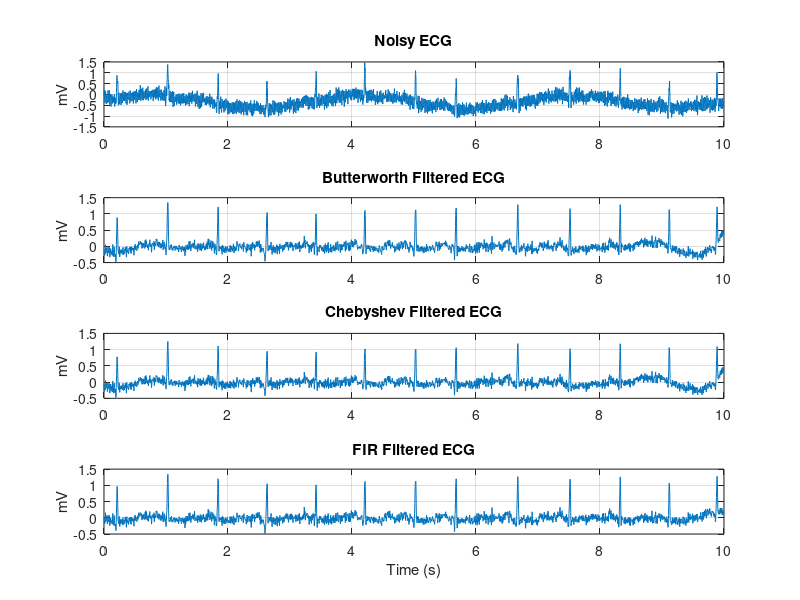

Source code (MATLAB): (Note: this script raises an error after producing the figure.)
%% Load all results
load('ecg_data.mat');
load('butter_result.mat');
load('cheby_result.mat');
load('fir_result.mat');

%% Compare Clean vs All Filtered (Time Domain)
figure;
subplot(4, 1, 1);
plot(timeAxis, noisyEcgSignal);
title('Noisy ECG');
ylabel('mV');
grid on;
subplot(4, 1, 2);
plot(timeAxis, ecgCleanedButterworth);
title('Butterworth Filtered ECG');
ylabel('mV');
grid on;
subplot(4, 1, 3);
plot(timeAxis, ecgCleanedChebyshev);
title('Chebyshev Filtered ECG');
ylabel('mV');
grid on;
subplot(4, 1, 4);
plot(timeAxis, ecgCleanedFir);
title('FIR Filtered ECG');
ylabel('mV');
xlabel('Time (s)');
grid on;

%% PSD Comparison
[psdNoisySignal, psdFreqAxis] = pwelch(noisyEcgSignal, hamming(512), 256, 1024, samplingFrequency);
[psdButterworthSignal, ~] = pwelch(ecgCleanedButterworth, hamming(512), 256, 1024, samplingFrequency);
[psdChebyshevSignal, ~] = pwelch(ecgCleanedChebyshev, hamming(512), 256, 1024, samplingFrequency);
[psdFirSignal, ~] = pwelch(ecgCleanedFir, hamming(512), 256, 1024, samplingFrequency);
figure;
plot(psdFreqAxis, 10 * log10(psdNoisySignal), 'k');
hold on;
plot(psdFreqAxis, 10 * log10(psdButterworthSignal), 'b');
plot(psdFreqAxis, 10 * log10(psdChebyshevSignal), 'r');
plot(psdFreqAxis, 10 * log10(psdFirSignal), 'g');
legend('Noisy', 'Butterworth', 'Chebyshev', 'FIR');
xlabel('Frequency (Hz)');
ylabel('Power/Frequency (dB/Hz)');
title('PSD Comparison: All Filters');
xlim([0 180]);
xline(0.5, 'k--', '0.5 Hz');
xline(50, 'k--', '50 Hz');
xline(100, 'k--', '100 Hz');
grid on;

%% Spectrograms
figure;
subplot(2, 2, 1);
spectrogram(noisyEcgSignal, hamming(256), 128, 512, samplingFrequency, 'yaxis');
title('Spectrogram (Noisy ECG)');
subplot(2, 2, 2);
spectrogram(ecgCleanedButterworth, hamming(256), 128, 512, samplingFrequency, 'yaxis');
title('Spectrogram (Butterworth)');
subplot(2, 2, 3);
spectrogram(ecgCleanedChebyshev, hamming(256), 128, 512, samplingFrequency, 'yaxis');
title('Spectrogram (Chebyshev)');
subplot(2, 2, 4);
spectrogram(ecgCleanedFir, hamming(256), 128, 512, samplingFrequency, 'yaxis');
title('Spectrogram (FIR)');

%% SNR Calculation
addedNoise = noisyEcgSignal - cleanEcgSignal;
inputSnrDb = 10 * log10(sum(cleanEcgSignal.^2) / sum(addedNoise.^2));

residualNoiseButter = cleanEcgSignal - ecgCleanedButterworth;
residualNoiseCheby = cleanEcgSignal - ecgCleanedChebyshev;
residualNoiseFir = cleanEcgSignal - ecgCleanedFir;

outputSnrButterworth = 10 * log10(sum(cleanEcgSignal.^2) / sum(residualNoiseButter.^2));
outputSnrChebyshev = 10 * log10(sum(cleanEcgSignal.^2) / sum(residualNoiseCheby.^2));
outputSnrFir = 10 * log10(sum(cleanEcgSignal.^2) / sum(residualNoiseFir.^2));

snrImprovementButterworth = outputSnrButterworth - inputSnrDb;
snrImprovementChebyshev = outputSnrChebyshev - inputSnrDb;
snrImprovementFir = outputSnrFir - inputSnrDb;

fprintf('\nSNR Before Filtering (Input) : %.3f dB\n', inputSnrDb);
fprintf('SNR After Butterworth        : %.3f dB\n', outputSnrButterworth);
fprintf('SNR After Chebyshev Type I   : %.3f dB\n', outputSnrChebyshev);
fprintf('SNR After FIR                : %.3f dB\n', outputSnrFir);

fprintf('\nSNR Improvement Butterworth  : %+.3f dB\n', snrImprovementButterworth);
fprintf('SNR Improvement Chebyshev    : %+.3f dB\n', snrImprovementChebyshev);
fprintf('SNR Improvement FIR          : %+.3f dB\n', snrImprovementFir);

figure;
snrBarData = [inputSnrDb, outputSnrButterworth, outputSnrChebyshev, outputSnrFir];
bar(snrBarData);
set(gca, 'XTickLabel', {'Input (Noisy)', 'Butterworth', 'Chebyshev', 'FIR'});
ylabel('SNR (dB)');
title('SNR Comparison: Before and After Filtering');
grid on;
for barIndex = 1:4
    text(barIndex, snrBarData(barIndex) + 0.3, sprintf('%.2f dB', snrBarData(barIndex)), ...
        'HorizontalAlignment', 'center', 'FontSize', 9);
end

figure;
snrImprovementData = [snrImprovementButterworth, snrImprovementChebyshev, snrImprovementFir];
bar(snrImprovementData);
set(gca, 'XTickLabel', {'Butterworth', 'Chebyshev', 'FIR'});
ylabel('\DeltaSNR (dB)');
title('SNR Improvement Over Noisy Input');
grid on;
for barIndex = 1:3
    text(barIndex, snrImprovementData(barIndex) + 0.1, sprintf('%+.2f dB', snrImprovementData(barIndex)), ...
        'HorizontalAlignment', 'center', 'FontSize', 9);
end

%% Phase Response Comparison
freqResponsePoints = 8192;

[butterworthHpFreqResponse, highPassFreqAxis] = freqz(butterworthHpNumerator, butterworthHpDenominator, freqResponsePoints, samplingFrequency);
[chebyshevHpFreqResponse, ~] = freqz(chebyshevHpNumerator, chebyshevHpDenominator, freqResponsePoints, samplingFrequency);
[firHpFreqResponse, ~] = freqz(firHighPassNumerator, 1, freqResponsePoints, samplingFrequency);

[butterworthLpFreqResponse, lowPassFreqAxis] = freqz(butterworthLpNumerator, butterworthLpDenominator, freqResponsePoints, samplingFrequency);
[chebyshevLpFreqResponse, ~] = freqz(chebyshevLpNumerator, chebyshevLpDenominator, freqResponsePoints, samplingFrequency);
[firLpFreqResponse, ~] = freqz(firLowPassNumerator, 1, freqResponsePoints, samplingFrequency);

[notchFreqResponse, notchFreqAxis] = freqz(notchNumerator, notchDenominator, freqResponsePoints, samplingFrequency);

figure;
subplot(2, 1, 1);
plot(highPassFreqAxis, 20 * log10(abs(butterworthHpFreqResponse)), 'b', 'LineWidth', 1.4); hold on;
plot(highPassFreqAxis, 20 * log10(abs(chebyshevHpFreqResponse)), 'r', 'LineWidth', 1.4);
plot(highPassFreqAxis, 20 * log10(abs(firHpFreqResponse)), 'g', 'LineWidth', 1.4);
xline(0.5, 'k--', '0.5 Hz'); xline(0.1, 'm--', '0.1 Hz');
ylim([-80 5]); xlim([0 5]);
legend('Butterworth HP', 'Chebyshev HP', 'FIR HP', 'Location', 'southeast');
xlabel('Frequency (Hz)'); ylabel('Magnitude (dB)');
title('High-Pass: Magnitude Response Comparison');
grid on;
subplot(2, 1, 2);
plot(highPassFreqAxis, unwrap(angle(butterworthHpFreqResponse)) * 180 / pi, 'b', 'LineWidth', 1.4); hold on;
plot(highPassFreqAxis, unwrap(angle(chebyshevHpFreqResponse)) * 180 / pi, 'r', 'LineWidth', 1.4);
plot(highPassFreqAxis, unwrap(angle(firHpFreqResponse)) * 180 / pi, 'g', 'LineWidth', 1.4);
xline(0.5, 'k--', '0.5 Hz'); xlim([0 10]);
legend('Butterworth HP', 'Chebyshev HP', 'FIR HP', 'Location', 'northeast');
xlabel('Frequency (Hz)'); ylabel('Phase (degrees)');
title('High-Pass: Phase Response Comparison');
grid on;

figure;
subplot(2, 1, 1);
plot(lowPassFreqAxis, 20 * log10(abs(butterworthLpFreqResponse)), 'b', 'LineWidth', 1.4); hold on;
plot(lowPassFreqAxis, 20 * log10(abs(chebyshevLpFreqResponse)), 'r', 'LineWidth', 1.4);
plot(lowPassFreqAxis, 20 * log10(abs(firLpFreqResponse)), 'g', 'LineWidth', 1.4);
xline(100, 'k--', '100 Hz'); xline(150, 'm--', '150 Hz');
ylim([-100 5]); xlim([0 180]);
legend('Butterworth LP', 'Chebyshev LP', 'FIR LP', 'Location', 'southwest');
xlabel('Frequency (Hz)'); ylabel('Magnitude (dB)');
title('Low-Pass: Magnitude Response Comparison');
grid on;
subplot(2, 1, 2);
plot(lowPassFreqAxis, unwrap(angle(butterworthLpFreqResponse)) * 180 / pi, 'b', 'LineWidth', 1.4); hold on;
plot(lowPassFreqAxis, unwrap(angle(chebyshevLpFreqResponse)) * 180 / pi, 'r', 'LineWidth', 1.4);
plot(lowPassFreqAxis, unwrap(angle(firLpFreqResponse)) * 180 / pi, 'g', 'LineWidth', 1.4);
xline(100, 'k--', '100 Hz'); xlim([0 180]);
legend('Butterworth LP', 'Chebyshev LP', 'FIR LP', 'Location', 'southwest');
xlabel('Frequency (Hz)'); ylabel('Phase (degrees)');
title('Low-Pass: Phase Response Comparison');
grid on;

figure;
subplot(2, 1, 1);
plot(notchFreqAxis, 20 * log10(abs(notchFreqResponse)), 'k', 'LineWidth', 1.4);
xline(50, 'r--', '50 Hz'); xlim([40 60]); ylim([-80 5]);
xlabel('Frequency (Hz)'); ylabel('Magnitude (dB)');
title('Notch Filter: Magnitude Response - Zoomed');
grid on;
subplot(2, 1, 2);
plot(notchFreqAxis, unwrap(angle(notchFreqResponse)) * 180 / pi, 'k', 'LineWidth', 1.4);
xline(50, 'r--', '50 Hz'); xlim([40 60]);
xlabel('Frequency (Hz)'); ylabel('Phase (degrees)');
title('Notch Filter: Phase Response - Zoomed');
grid on;

figure;
subplot(2, 1, 1);
[groupDelayButterworthHp, groupDelayFreqAxis] = grpdelay(butterworthHpNumerator, butterworthHpDenominator, freqResponsePoints, samplingFrequency);
[groupDelayChebyshevHp, ~] = grpdelay(chebyshevHpNumerator, chebyshevHpDenominator, freqResponsePoints, samplingFrequency);
[groupDelayFirHp, ~] = grpdelay(firHighPassNumerator, 1, freqResponsePoints, samplingFrequency);
plot(groupDelayFreqAxis, groupDelayButterworthHp, 'b', 'LineWidth', 1.4); hold on;
plot(groupDelayFreqAxis, groupDelayChebyshevHp, 'r', 'LineWidth', 1.4);
plot(groupDelayFreqAxis, groupDelayFirHp, 'g', 'LineWidth', 1.4);
xline(0.5, 'k--', '0.5 Hz'); xlim([0 10]);
legend('Butterworth HP', 'Chebyshev HP', 'FIR HP');
xlabel('Frequency (Hz)'); ylabel('Group Delay (samples)');
title('High-Pass: Group Delay Comparison');
grid on;
subplot(2, 1, 2);
[groupDelayButterworthLp, groupDelayLpFreqAxis] = grpdelay(butterworthLpNumerator, butterworthLpDenominator, freqResponsePoints, samplingFrequency);
[groupDelayChebyshevLp, ~] = grpdelay(chebyshevLpNumerator, chebyshevLpDenominator, freqResponsePoints, samplingFrequency);
[groupDelayFirLp, ~] = grpdelay(firLowPassNumerator, 1, freqResponsePoints, samplingFrequency);
plot(groupDelayLpFreqAxis, groupDelayButterworthLp, 'b', 'LineWidth', 1.4); hold on;
plot(groupDelayLpFreqAxis, groupDelayChebyshevLp, 'r', 'LineWidth', 1.4);
plot(groupDelayLpFreqAxis, groupDelayFirLp, 'g', 'LineWidth', 1.4);
xline(100, 'k--', '100 Hz'); xlim([0 180]);
legend('Butterworth LP', 'Chebyshev LP', 'FIR LP');
xlabel('Frequency (Hz)'); ylabel('Group Delay (samples)');
title('Low-Pass: Group Delay Comparison');
grid on;

%% Removed Noise Plots
removedNoiseButter = noisyEcgSignal - ecgCleanedButterworth;
removedNoiseCheby = noisyEcgSignal - ecgCleanedChebyshev;
removedNoiseFir = noisyEcgSignal - ecgCleanedFir;
figure;
subplot(3, 1, 1);
plot(timeAxis, removedNoiseButter);
title('Removed Noise - Butterworth');
xlabel('Time (s)'); ylabel('mV');
grid on;
subplot(3, 1, 2);
plot(timeAxis, removedNoiseCheby);
title('Removed Noise - Chebyshev');
xlabel('Time (s)'); ylabel('mV');
grid on;
subplot(3, 1, 3);
plot(timeAxis, removedNoiseFir);
title('Removed Noise - FIR');
xlabel('Time (s)'); ylabel('mV');
grid on;
